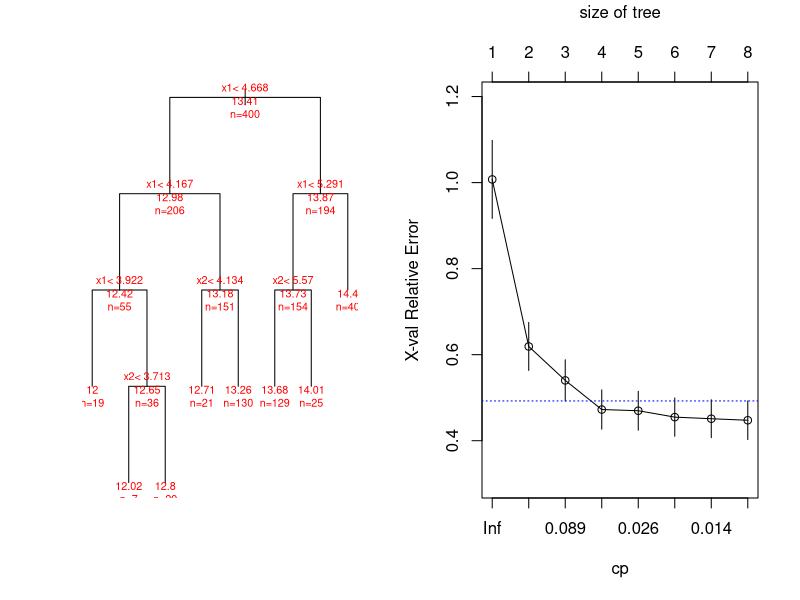
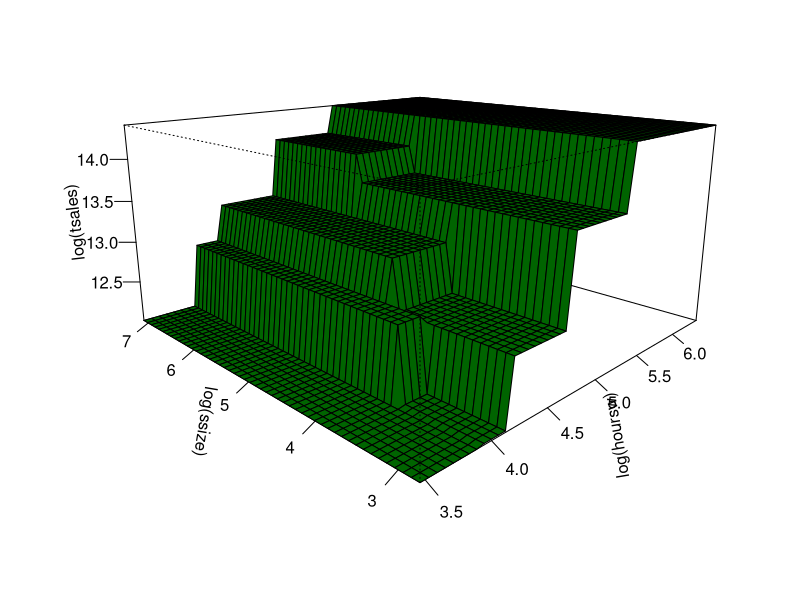

Reproduce these figures in R, in order.
############################################################
# We fit a regression tree to Y using two inputs
# The function rpart in the library rpart 
library(rpart)
###########################################################################
library(foreign)
clothing = read.dta("clothing.dta" );
attach(clothing); 
x1 = log(hoursw); 
x2 = log(ssize);
y  = log(tsales);
# Regression tree using rpart
rtree = rpart( y~x1+x2, method ='anova');
# plot the tree #########################
windows()
par(mfrow=c(1,2))
plot(rtree, uniform=T); 
text(rtree,use.n=T,all=T, cex=0.65, col = 'red')
plotcp(rtree, col='blue')   #plot cross-validation results
########################
x1p = seq(min(x1), max(x1), length = 50)
np = length(x1p)
x2p = seq(min(x2), max(x2), length = 50)
pt = expand.grid(x1 = x1p, x2 = x2p)
fit = predict(rtree, pt ) 
windows()
graph = persp(x=x1p, y=x2p, matrix(fit, np, np),
               xlab="log(hoursw)", ylab="log(ssize)", zlab="log(tsales)", expand=0.5,
               col="darkgreen", ticktype="detailed", theta= -45)
